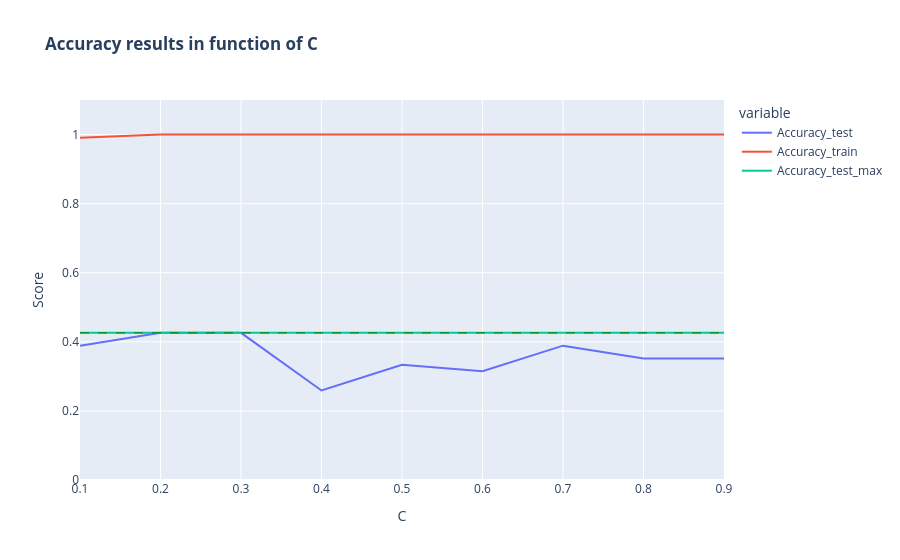
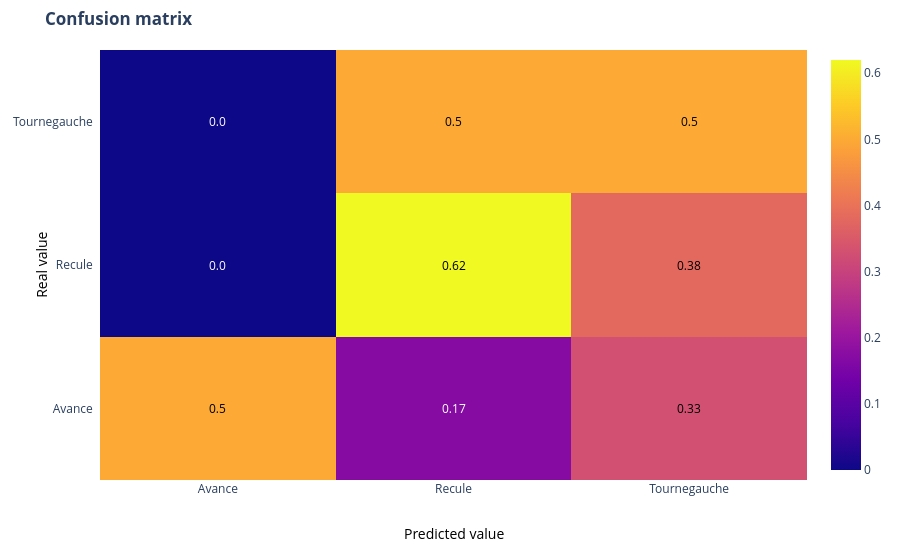

The notebook cell these images were saved under, in order:
### Markdown cell above
We apply the algorithm directly to the data without transformations. We then see overfitting which gives poor results on the prediction of the test data but very good results on the training data (hence the overfitting).

### Code cell
df_initial_data = df_C_variation(X, y, 0.1, 1, 0.1)
plot_accuracy(df_initial_data)
confusion_matrix_from_df(df_initial_data)

### Figure 1 — Plotly figure (JSON) as saved in the notebook; plotly's stock layout.template omitted (floating-point values rounded to 4 significant figures)
{"data": [{"hovertemplate": "variable=Accuracy_test<br>C=%{x}<br>value=%{y}<extra></extra>", "legendgroup": "Accuracy_test", "line": {"color": "#636efa", "dash": "solid"}, "marker": {"symbol": "circle"}, "mode": "lines", "name": "Accuracy_test", "orientation": "v", "showlegend": true, "type": "scatter", "x": [0.1, 0.2, 0.3, 0.4, 0.5, 0.6, 0.7, 0.8, 0.9], "xaxis": "x", "y": [0.3889, 0.4259, 0.4259, 0.2593, 0.3333, 0.3148, 0.3889, 0.3519, 0.3519], "yaxis": "y"}, {"hovertemplate": "variable=Accuracy_train<br>C=%{x}<br>value=%{y}<extra></extra>", "legendgroup": "Accuracy_train", "line": {"color": "#EF553B", "dash": "solid"}, "marker": {"symbol": "circle"}, "mode": "lines", "name": "Accuracy_train", "orientation": "v", "showlegend": true, "type": "scatter", "x": [0.1, 0.2, 0.3, 0.4, 0.5, 0.6, 0.7, 0.8, 0.9], "xaxis": "x", "y": [0.9907, 1, 1, 1, 1, 1, 1, 1, 1], "yaxis": "y"}, {"hovertemplate": "variable=Accuracy_test_max<br>C=%{x}<br>value=%{y}<extra></extra>", "legendgroup": "Accuracy_test_max", "line": {"color": "#00cc96", "dash": "solid"}, "marker": {"symbol": "circle"}, "mode": "lines", "name": "Accuracy_test_max", "orientation": "v", "showlegend": true, "type": "scatter", "x": [0.1, 0.2, 0.3, 0.4, 0.5, 0.6, 0.7, 0.8, 0.9], "xaxis": "x", "y": [0.4259, 0.4259, 0.4259, 0.4259, 0.4259, 0.4259, 0.4259, 0.4259, 0.4259], "yaxis": "y"}], "layout": {"autosize": true, "legend": {"title": {"text": "variable"}, "tracegroupgap": 0}, "shapes": [{"line": {"color": "green", "dash": "dash", "width": 1}, "type": "line", "x0": 0, "x1": 1, "xref": "x domain", "y0": 0.4259, "y1": 0.4259, "yref": "y"}], "title": {"text": "<b>Accuracy results in function of C </b>"}, "xaxis": {"anchor": "y", "autorange": true, "domain": [0, 1], "range": [0.1, 0.9], "title": {"text": "C"}, "type": "linear"}, "yaxis": {"anchor": "x", "domain": [0, 1], "range": [0, 1.1], "title": {"text": "Score"}, "type": "linear"}}}

### Figure 2 — Plotly figure (JSON) as saved in the notebook; plotly's stock layout.template omitted (floating-point values rounded to 4 significant figures)
{"data": [{"colorscale": [[0, "#0d0887"], [0.1111, "#46039f"], [0.2222, "#7201a8"], [0.3333, "#9c179e"], [0.4444, "#bd3786"], [0.5556, "#d8576b"], [0.6667, "#ed7953"], [0.7778, "#fb9f3a"], [0.8889, "#fdca26"], [1, "#f0f921"]], "reversescale": false, "showscale": true, "type": "heatmap", "x": ["Avance", "Recule", "Tournegauche"], "y": ["Avance", "Recule", "Tournegauche"], "z": [[0.5, 0.17, 0.33], [0, 0.62, 0.38], [0, 0.5, 0.5]]}], "layout": {"annotations": [{"font": {"color": "#000000"}, "showarrow": false, "text": "0.5", "x": "Avance", "xref": "x", "y": "Avance", "yref": "y"}, {"font": {"color": "#FFFFFF"}, "showarrow": false, "text": "0.17", "x": "Recule", "xref": "x", "y": "Avance", "yref": "y"}, {"font": {"color": "#000000"}, "showarrow": false, "text": "0.33", "x": "Tournegauche", "xref": "x", "y": "Avance", "yref": "y"}, {"font": {"color": "#FFFFFF"}, "showarrow": false, "text": "0.0", "x": "Avance", "xref": "x", "y": "Recule", "yref": "y"}, {"font": {"color": "#000000"}, "showarrow": false, "text": "0.62", "x": "Recule", "xref": "x", "y": "Recule", "yref": "y"}, {"font": {"color": "#000000"}, "showarrow": false, "text": "0.38", "x": "Tournegauche", "xref": "x", "y": "Recule", "yref": "y"}, {"font": {"color": "#FFFFFF"}, "showarrow": false, "text": "0.0", "x": "Avance", "xref": "x", "y": "Tournegauche", "yref": "y"}, {"font": {"color": "#000000"}, "showarrow": false, "text": "0.5", "x": "Recule", "xref": "x", "y": "Tournegauche", "yref": "y"}, {"font": {"color": "#000000"}, "showarrow": false, "text": "0.5", "x": "Tournegauche", "xref": "x", "y": "Tournegauche", "yref": "y"}, {"font": {"color": "black", "size": 14}, "showarrow": false, "text": "Predicted value", "x": 0.5, "xref": "paper", "y": -0.15, "yref": "paper"}, {"font": {"color": "black", "size": 14}, "showarrow": false, "text": "Real value", "textangle": -90, "x": -0.1, "xref": "paper", "y": 0.5, "yref": "paper"}], "autosize": true, "margin": {"l": 100, "t": 50}, "title": {"text": "<b>Confusion matrix</b>"}, "xaxis": {"autorange": true, "dtick": 1, "gridcolor": "rgb(0, 0, 0)", "range": [-0.5, 2.5], "side": "bottom", "ticks": "", "type": "category"}, "yaxis": {"autorange": true, "dtick": 1, "range": [-0.5, 2.5], "ticks": "", "ticksuffix": "  ", "type": "category"}}}
